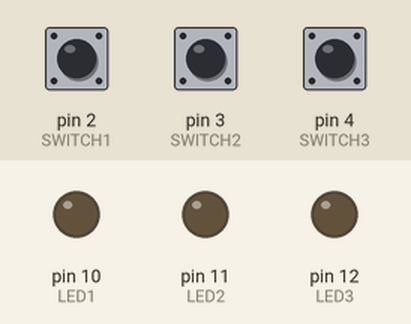
Bench run of a sketch on a simulated Arduino Uno, built with avr-gcc and run on an emulated ATmega328P. Shown: output pins drawn as LEDs (lit = HIGH). Dashed ring = blinking. The test bench sets the inputs (shaded band); at power-on: pin 2 (SWITCH1) LOW, pin 3 (SWITCH2) LOW, pin 4 (SWITCH3) LOW.

Above: at 1.2 s.
1.3 s: pin 2 (SWITCH1) pulled HIGH for 0.15 s
At 1.75 s:
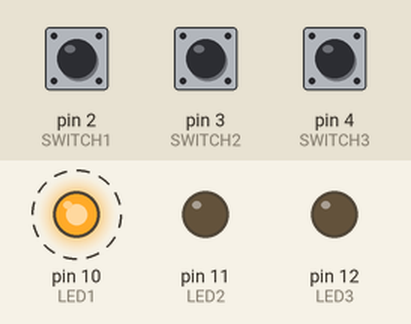
4.3 s: pin 3 (SWITCH2) pulled HIGH for 0.15 s
At 4.75 s:
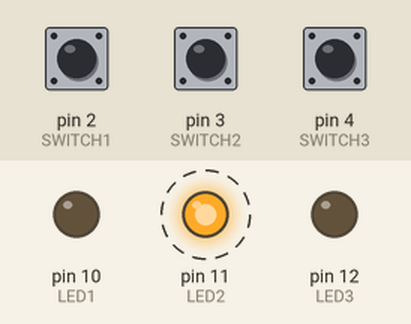
7.3 s: pin 4 (SWITCH3) pulled HIGH for 3.2 s
At 8.4 s:
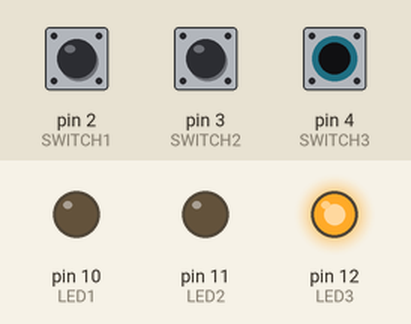
12.8 s: pin 4 (SWITCH3) pulled HIGH for 0.15 s
At 15.3 s:
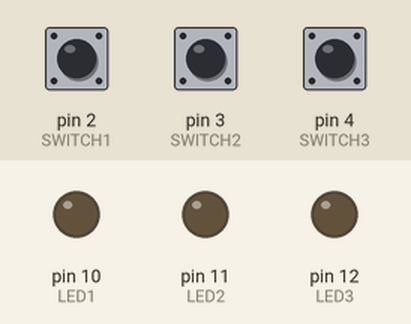
15.9 s: pin 4 (SWITCH3) pulled HIGH for 1 s
At 16.2 s:
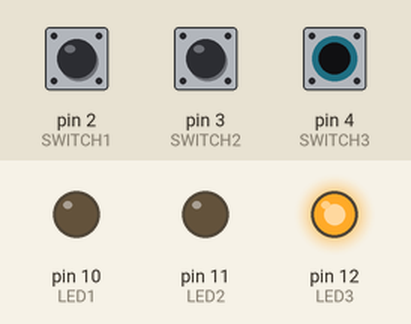
19.4 s: pin 2 (SWITCH1) driven HIGH and pin 3 (SWITCH2) driven HIGH
At 20.25 s:
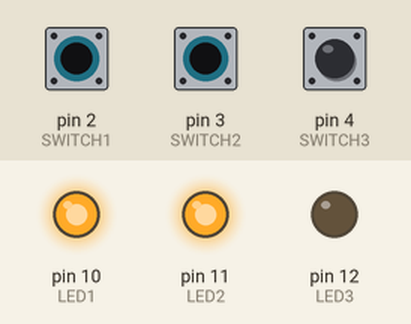
Timing chart, 0 to 23.4 s (numbered marks = the images above; inputs shaded):
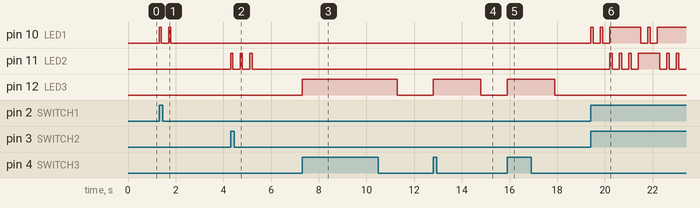

The sketch:

CABIN_LIGHTING.ino
```cpp
int LED1 = 10;
int LED2 = 11;
int LED3 = 12;
int SWITCH1 = 2;
int SWITCH2 = 3;
int SWITCH3 = 4;


void setup() {
  pinMode(LED1, OUTPUT);
  pinMode(LED2, OUTPUT);
  pinMode(LED3, OUTPUT);
  pinMode(SWITCH1, INPUT);
  pinMode(SWITCH2, INPUT);
  pinMode(SWITCH3, INPUT);
}

void loop() {
  if (digitalRead(SWITCH1) == HIGH) {  //check SWITCH #1
    digitalWrite(LED1, HIGH); // turn LED ON
    delay(100);
    digitalWrite(LED1, LOW);
    delay(300);
    digitalWrite(LED1, HIGH);
    delay(100);
    digitalWrite(LED1, LOW);
    delay(300);
    digitalWrite(LED1, HIGH);
  } else {
    digitalWrite(LED1, LOW);  // turn LED OFF
  }

  if (digitalRead(SWITCH2) == HIGH) {  //check SWITCH #2
    digitalWrite(LED2, HIGH); // turn LED ON
    delay(100);
    digitalWrite(LED2, LOW);
    delay(300);
    digitalWrite(LED2, HIGH);
    delay(100);
    digitalWrite(LED2, LOW);
    delay(300);
    digitalWrite(LED2, HIGH);
    delay(100);
    digitalWrite(LED2, LOW);
    delay(300);
    digitalWrite(LED2, HIGH);
  } else {
    digitalWrite(LED2, LOW);  // turn LED OFF
  }

  if (digitalRead(SWITCH3) == HIGH) {  //check SWITCH #3
    digitalWrite(LED3, HIGH);          // turn LED ON
    delay(2000);
    digitalWrite(LED3, LOW);
  } else {
    digitalWrite(LED3, LOW);  // turn LED OFF
  }
}
```

Measured:
- after the input at 1.3 s, pin 10 (LED1): alternates HIGH for 0.10 s and LOW for 0.30 s, 4 changes in all, then stays LOW, starting at once
- after the input at 4.3 s, pin 11 (LED2): alternates HIGH for 0.10 s and LOW for 0.30 s, 6 changes in all, then stays LOW, starting at once
- after the input at 7.3 s, pin 12 (LED3): LOW → HIGH at once, → LOW 4.0 s later
- after the input at 12.8 s, pin 12 (LED3): LOW → HIGH at once, → LOW 2.0 s later
- after the input at 15.9 s, pin 12 (LED3): LOW → HIGH at once, → LOW 2.0 s later
- after the input at 19.4 s, pin 10 (LED1): LOW → HIGH at once, → LOW 0.10 s later, → HIGH 0.30 s later, → LOW 0.10 s later, … (9 changes in this stretch); pin 11 (LED2): goes 3 × (HIGH 0.10 s, LOW 0.30 s), HIGH 0.90 s, LOW 0.30 s, HIGH 0.10 s, LOW 0.30 s, HIGH 0.10 s, then LOW, starting after 0.80 s
